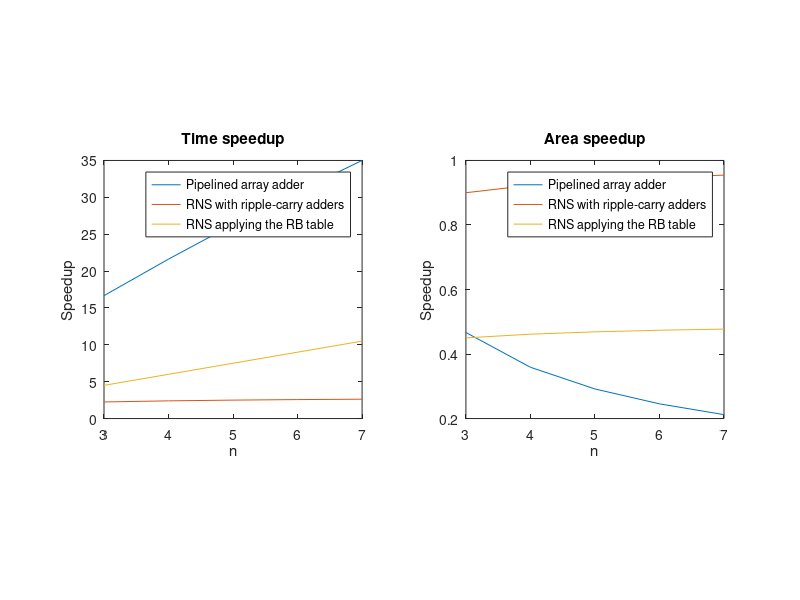
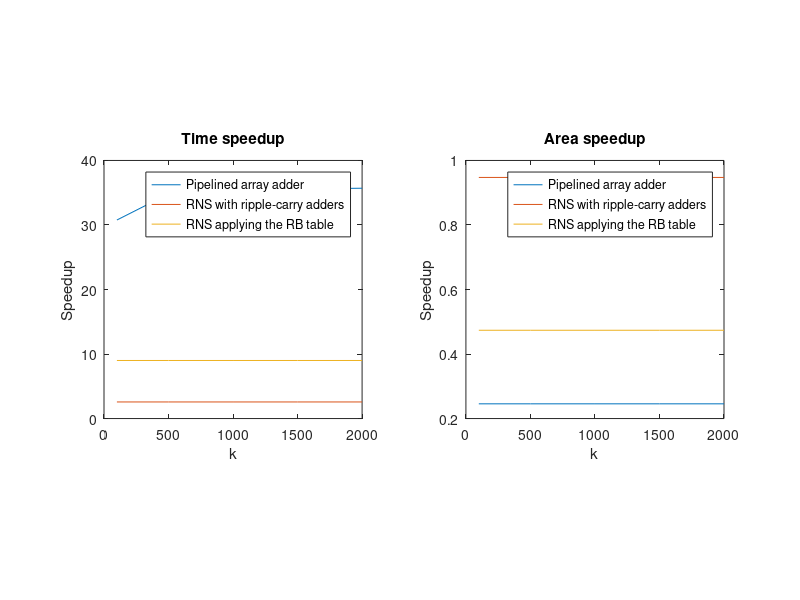

Write the MATLAB code that produced these figures, in order.
% clear all
close all
clc

T_ha = 2;  % time(HA) = 2 * T_gate
A_ha = 3;  % area(HA) = 3 * A_gate
T_fa = 4;  % time(FA) = 4 * T_gate
A_fa = 7;  % area(FA) = 7 * A_gate

N = [3, 4, 5, 6, 7];
k = 100;

T_speedups = zeros(3, length(N));
A_speedups = zeros(3, length(N));

for i=1:length(N)
    n = N(i);
 
    M = (2 .^ n - 1) * (2 .^ n) * (2 .^ n + 1);

    % Standard addition using a ripple-carry adder
    nbits = floor(log2(M - 1)) + 1;

    T_rca = k * nbits * T_fa;
    A_rca = nbits * A_fa;

    % Pipelined addition using an array adder
    T_array = (nbits + k - 1) * T_ha;
    A_array = nbits * (nbits + 1) / 2 * A_ha;

    T_speedups(1, i) = T_rca / T_array;
    A_speedups(1, i) = A_rca / A_array;

    % Addition in RNS using ripple-carry adders
    nbits = [n, n, n + 1];

    T_rns = k * max(nbits) * T_fa;
    A_rns = sum(nbits) * A_fa;

    T_speedups(2, i) = T_rca / T_rns;
    A_speedups(2, i) = A_rca / A_rns;

    % Addition in RNS using the RB representation
    T_rns_rb = k * 2 * T_fa;
    A_rns_rb = sum(nbits) * 2 * A_fa;

    T_speedups(3, i) = T_rca / T_rns_rb;
    A_speedups(3, i) = A_rca / A_rns_rb;
end

figure
subplot(1, 2, 1)
plot(N, T_speedups)
axis square

title 'Time speedup'
xlabel 'n'
ylabel 'Speedup'
legend('Pipelined array adder', 'RNS with ripple-carry adders', 'RNS applying the RB table')

subplot(1, 2, 2)
plot(N, A_speedups)
axis square

title 'Area speedup'
xlabel 'n'
ylabel 'Speedup'
legend('Pipelined array adder', 'RNS with ripple-carry adders', 'RNS applying the RB table')

%%

n = 6;
K = [100, 500, 1000, 1500, 2000];

T_speedups = zeros(3, length(K));
A_speedups = zeros(3, length(K));

M = (2 .^ n - 1) * (2 .^ n) * (2 .^ n + 1);

for i=1:length(K)
    k = K(i);

    % Standard addition using a ripple-carry adder
    nbits = floor(log2(M - 1)) + 1;

    T_rca = k * nbits * T_fa;
    A_rca = nbits * A_fa;

    % Pipelined addition using an array adder
    T_array = (nbits + k - 1) * T_ha;
    A_array = nbits * (nbits + 1) / 2 * A_ha;

    T_speedups(1, i) = T_rca / T_array;
    A_speedups(1, i) = A_rca / A_array;

    % Addition in RNS using ripple-carry adders
    nbits = [n, n, n + 1];

    T_rns = k * max(nbits) * T_fa;
    A_rns = sum(nbits) * A_fa;

    T_speedups(2, i) = T_rca / T_rns;
    A_speedups(2, i) = A_rca / A_rns;

    % Addition in RNS using the RB representation
    T_rns_rb = k * 2 * T_fa;
    A_rns_rb = sum(nbits) * 2 * A_fa;

    T_speedups(3, i) = T_rca / T_rns_rb;
    A_speedups(3, i) = A_rca / A_rns_rb;
end

figure
subplot(1, 2, 1)
plot(K, T_speedups)
axis square

title 'Time speedup'
xlabel 'k'
ylabel 'Speedup'
legend('Pipelined array adder', 'RNS with ripple-carry adders', 'RNS applying the RB table')

subplot(1, 2, 2)
plot(K, A_speedups)
axis square

title 'Area speedup'
xlabel 'k'
ylabel 'Speedup'
legend('Pipelined array adder', 'RNS with ripple-carry adders', 'RNS applying the RB table')
